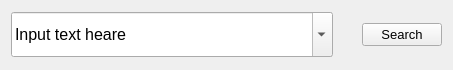
<?xml version="1.0" encoding="UTF-8"?>
<ui version="4.0">
 <class>widget</class>
 <widget class="QWidget" name="widget">
  <property name="geometry">
   <rect>
    <x>0</x>
    <y>0</y>
    <width>453</width>
    <height>70</height>
   </rect>
  </property>
  <property name="minimumSize">
   <size>
    <width>450</width>
    <height>70</height>
   </size>
  </property>
  <property name="maximumSize">
   <size>
    <width>16777215</width>
    <height>70</height>
   </size>
  </property>
  <property name="focusPolicy">
   <enum>Qt::ClickFocus</enum>
  </property>
  <property name="windowTitle">
   <string>Searcher</string>
  </property>
  <property name="windowOpacity">
   <double>0.850000000000000</double>
  </property>
  <layout class="QVBoxLayout" name="Searcher">
   <item>
    <layout class="QHBoxLayout" name="horizontalLayout" stretch="14,1,2">
     <item>
      <widget class="QComboBox" name="InputOutputData">
       <property name="enabled">
        <bool>true</bool>
       </property>
       <property name="minimumSize">
        <size>
         <width>300</width>
         <height>45</height>
        </size>
       </property>
       <property name="maximumSize">
        <size>
         <width>16777215</width>
         <height>45</height>
        </size>
       </property>
       <property name="font">
        <font>
         <family>Arial</family>
         <pointsize>12</pointsize>
        </font>
       </property>
       <property name="editable">
        <bool>true</bool>
       </property>
       <property name="currentText">
        <string>Input text heare</string>
       </property>
      </widget>
     </item>
     <item>
      <spacer name="horizontalSpacer">
       <property name="orientation">
        <enum>Qt::Horizontal</enum>
       </property>
       <property name="sizeHint" stdset="0">
        <size>
         <width>40</width>
         <height>20</height>
        </size>
       </property>
      </spacer>
     </item>
     <item>
      <widget class="QPushButton" name="Search">
       <property name="font">
        <font>
         <pointsize>10</pointsize>
        </font>
       </property>
       <property name="text">
        <string>Search</string>
       </property>
      </widget>
     </item>
    </layout>
   </item>
  </layout>
 </widget>
 <layoutdefault spacing="6" margin="11"/>
 <resources/>
 <connections/>
</ui>
